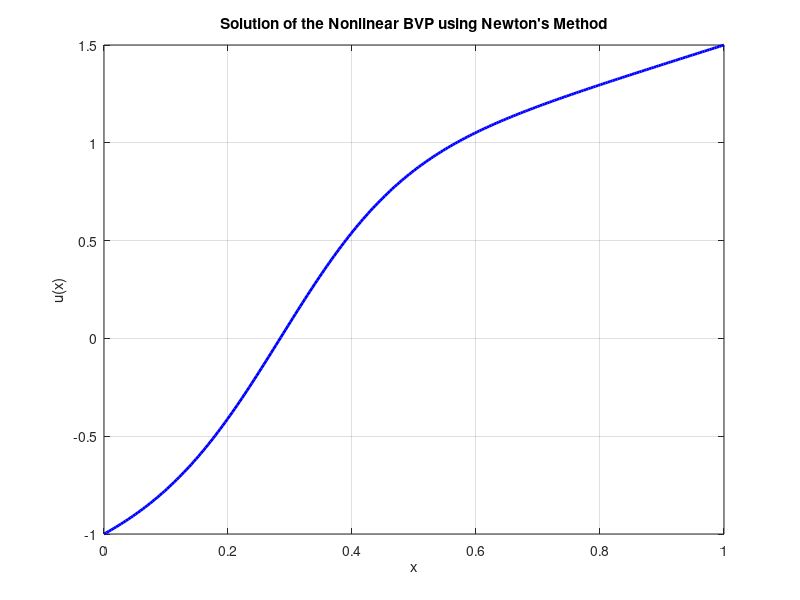
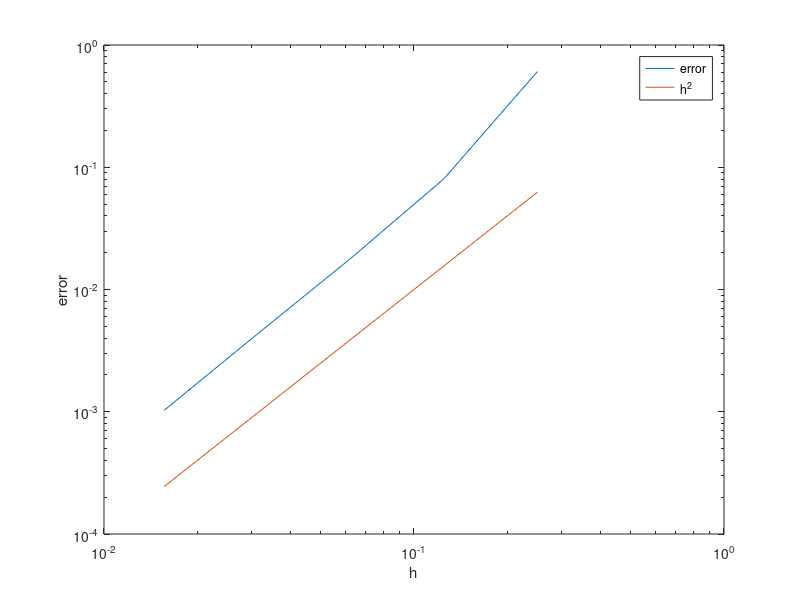

Here is the MATLAB script that generated these plots, in order:
clc; clear; close all;

% Parameters
epsilon = 0.1;
alpha = -1; 
beta = 1.5;
N_exact = 2^8; % Number of grid points
h = 1/N_exact;
tol = 1e-6;
max_iter = 100;

% Compute w_0 and x_bar from equations (2.103) and (2.104)
a = 0; b = 1;
w0 = 0.5 * (a - b + beta - alpha);
x_bar = 0.5 * (a + b - alpha - beta);

% Define grid points
x = linspace(a, b, N_exact+1)';

% Use the corrected initial guess
%u = alpha + (x - a) * (beta - alpha) / (b - a) + w0 * tanh(w0 * (x - x_bar) / (2 * epsilon));
u = x-x_bar + w0 * tanh(w0 * (x - x_bar) / (2 * epsilon));

% Apply Dirichlet boundary conditions
u(1) = alpha;  % Enforce u(0) = alpha
u(end) = beta; % Enforce u(1) = beta

for iter = 1:max_iter
    % Compute Residual F
    F = zeros(N_exact-1,1);
    N=N_exact
    for j = 2:N
        F(j-1) = epsilon * (u(j+1) - 2*u(j) + u(j-1)) / h^2 ...
                 + (u(j) * (u(j+1) - u(j-1)) / (2*h)) - u(j);
    end

    % Compute Jacobian J
   
    main_diag  = -2 * epsilon / h^2 - (u(3:N+1) - u(1:N-1)) / (2*h) - 1;
    upper_diag = epsilon / h^2 + u(2:N) / (2*h);
    lower_diag = epsilon / h^2 - u(2:N) / (2*h);
    
    % Construct sparse Jacobian matrix J
    J = spdiags([lower_diag, main_diag, upper_diag], [-1, 0, 1], N-1, N-1);

    % Solve linear system J * delta_u = -F
    delta_u = J \ (-F);
    
    % Update solution (keeping boundary conditions fixed)
    u(2:N) = u(2:N) + delta_u;

    % Convergence check
    if norm(delta_u, inf) < tol
        fprintf('Converged in %d iterations\n', iter);
        break;
    end
end

% Plot the solution
figure;
plot(x, u, 'b', 'LineWidth', 2);
xlabel('x'); ylabel('u(x)');
title('Solution of the Nonlinear BVP using Newton''s Method');
grid on;
u_exact=u;

%%

N = 2.^[2:6]; % Number of grid points
h = 1./N;
err=[]
% Compute w_0 and x_bar from equations (2.103) and (2.104)

w0 = 0.5 * (a - b + beta - alpha);
x_bar = 0.5 * (a + b - alpha - beta);

for i=1:length(N)
    % Define grid points
    x = linspace(a, b, N(i)+1)';
    
    % Use the corrected initial guess
    %u = alpha + (x - a) * (beta - alpha) / (b - a) + w0 * tanh(w0 * (x - x_bar) / (2 * epsilon));
    u = x-x_bar + w0 * tanh(w0 * (x - x_bar) / (2 * epsilon));
    
    % Apply Dirichlet boundary conditions
    u(1) = alpha;  % Enforce u(0) = alpha
    u(end) = beta; % Enforce u(1) = beta
    
    for iter = 1:max_iter
        % Compute Residual F
        F = zeros(N(i)-1,1);
        for j = 2:N(i)
            F(j-1) = epsilon * (u(j+1) - 2*u(j) + u(j-1)) / h(i)^2 ...
                     + (u(j) * (u(j+1) - u(j-1)) / (2*h(i))) - u(j);
        end
    
        % Compute Jacobian J
       
        main_diag  = -2 * epsilon / h(i)^2 - (u(3:N(i)+1) - u(1:N(i)-1)) / (2*h(i)) - 1;
        upper_diag = epsilon / h(i)^2 + u(2:N(i)) / (2*h(i));
        lower_diag = epsilon / h(i)^2 - u(2:N(i)) / (2*h(i));
        
        % Construct sparse Jacobian matrix J
        J = spdiags([lower_diag, main_diag, upper_diag], [-1, 0, 1], N(i)-1, N(i)-1);
    
        % Solve linear system J * delta_u = -F
        delta_u = J \ (-F);
        
        % Update solution (keeping boundary conditions fixed)
        u(2:N(i)) = u(2:N(i)) + delta_u;
    
        % Convergence check
        if norm(delta_u, inf) < tol
            fprintf('Converged in %d iterations\n', iter);
            break;
        end
    end
    steps=[1:(N_exact/N(i)):N_exact+1]
    err(i)=max(abs(u-u_exact(steps)))

end

figure()
loglog(h,err,h,h.^2)
legend("error","h^2")
xlabel("h")
ylabel("error")